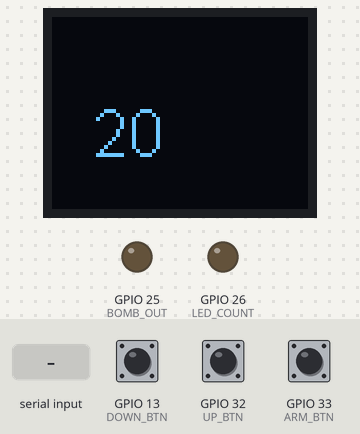
A sketch run on a simulated ESP8266 (NodeMCU). Parts: 64×48 one-colour display, output pins drawn as LEDs (lit = HIGH). Dashed ring = blinking. The test bench sets the inputs (shaded band); at power-on: GPIO 33 (ARM_BTN) HIGH, GPIO 13 (DOWN_BTN) HIGH, GPIO 32 (UP_BTN) HIGH. What the sketch prints to the serial monitor is not drawn.

Above: at 1.2 s.
1.3 s: GPIO 33 (ARM_BTN) pulled LOW for 0.15 s
At 2.3 s:
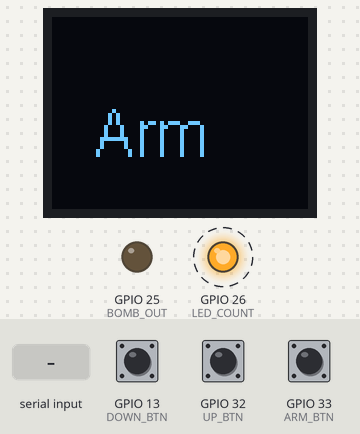
At 3.3 s:
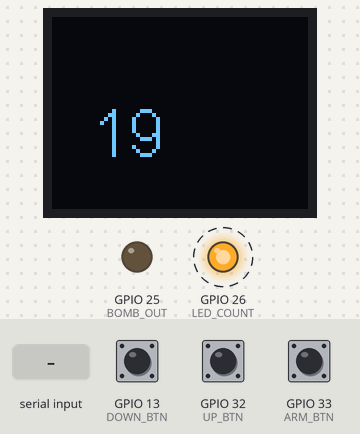
4.4 s: "d" received over Serial
5.9 s: "u" received over Serial
7.4 s: "a" received over Serial
At 22.8 s:
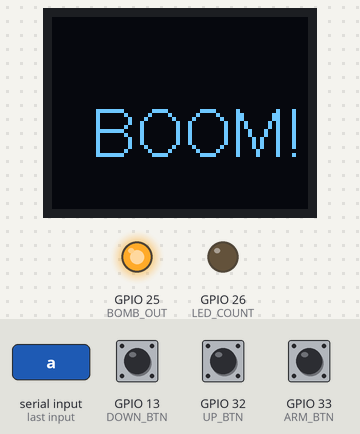
Timing chart, 0 to 24.3 s (numbered marks = the images above; inputs shaded):
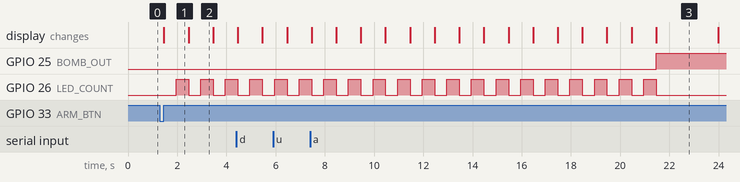

Measured:
- after the input at 1.3 s, GPIO 26 (LED_COUNT): alternates HIGH for 0.51 s and LOW for 0.49 s, starting after 0.66 s; the display: changes after 0.16 s (image 1)
- what the display in image 1 shows lasts 1.0 s, from 1.5 s to 2.5 s

The sketch:

bomb.ino
```cpp
#include "SSD1306Wire.h"

#define BOMB_OUT 25
#define LED_COUNT 26
#define UP_BTN 32
#define DOWN_BTN 13
#define ARM_BTN 33

// Selecciona uno según tu display.
//SSD1306Wire display(0x3c, SDA, SCL, GEOMETRY_128_32);
SSD1306Wire display(0x3c, SDA, SCL, GEOMETRY_64_48);

void serialTask();
void btnsTask();
void bombTask();


static uint8_t lastBtn = 0;

void setup() {

  serialTask();
  btnsTask();
  bombTask();


}


boolean evBtns = false;
uint8_t evBtnsData = 0;

void loop() {

  serialTask();
  btnsTask();
  bombTask();

}

void btnsTask() {
  enum class BtnsStates {INIT, WAITING_PRESS, WAITING_STABLE, WAITING_RELEASE};
  static BtnsStates btnsStates = BtnsStates::INIT;
  static uint32_t referenceTime;
  const uint32_t STABLETIMEOUT = 100;
  ///static uint8_t lastBtn = 0;

  switch (btnsStates) {
    case BtnsStates::INIT: {
        pinMode(UP_BTN, INPUT_PULLUP); //Decimos que son pulsadores
        pinMode(DOWN_BTN, INPUT_PULLUP);
        pinMode(ARM_BTN, INPUT_PULLUP);
        btnsStates = BtnsStates::WAITING_PRESS;
        break;
      }
    case BtnsStates::WAITING_PRESS: {
        if (digitalRead(DOWN_BTN) == LOW) {
          referenceTime = millis();
          lastBtn = DOWN_BTN;
          btnsStates = BtnsStates::WAITING_STABLE;
        }
        else if (digitalRead(UP_BTN) == LOW) {
          referenceTime = millis();
          lastBtn = UP_BTN;
          btnsStates = BtnsStates::WAITING_STABLE;
        }
        else if (digitalRead(ARM_BTN) == LOW) {
          referenceTime = millis();
          lastBtn = ARM_BTN;
          btnsStates = BtnsStates::WAITING_STABLE;
        }
        break;
      }
    case BtnsStates::WAITING_STABLE: {

        if (digitalRead(lastBtn) == HIGH) {
          btnsStates = BtnsStates::WAITING_PRESS;
        }
        else if ( (millis() - referenceTime) >= STABLETIMEOUT) {
          btnsStates = BtnsStates::WAITING_RELEASE;
        }


        break;
      }
    case BtnsStates::WAITING_RELEASE: {
        if (digitalRead(lastBtn) == HIGH) {
          evBtns = true;
          evBtnsData = lastBtn;
          Serial.println(lastBtn);
          btnsStates = BtnsStates::WAITING_PRESS;
        }
        break;
      }
    default:
      break;

  }
}

void bombTask() {

  enum class BombStates {INIT, WAITING_CONFIG, COUNTING, BOOM};
  static BombStates bombStates = BombStates::INIT;
  static uint8_t counter;
  static uint8_t secret[3] = {UP_BTN, UP_BTN, DOWN_BTN};
  static uint8_t pass[3] = {0};
  static uint8_t passCount = 0;
  static const uint32_t TimeLED_COUNT = 500;
  static uint32_t previousTMinus;
  static uint8_t led_countState = LOW;


  uint32_t currentTMinus = millis();

  switch (bombStates) {
    case BombStates::INIT: {
        pinMode(LED_COUNT, OUTPUT);
        pinMode(BOMB_OUT, OUTPUT);
        display.init(); //Para usar la pantalla
        display.setContrast(255);
        display.clear();
        display.setTextAlignment(TEXT_ALIGN_LEFT);
        display.setFont(ArialMT_Plain_16);
        counter = 20;

        display.clear();
        display.drawString(10, 20, String(counter));
        display.display();
        bombStates = BombStates::WAITING_CONFIG;
        break;
      }
    case BombStates::WAITING_CONFIG: {

        if (evBtns == true) {
          evBtns = false;

          if (evBtnsData == DOWN_BTN) {
            if (counter > 10) {
              counter--;
            }
            display.clear();
            display.drawString(10, 20, String(counter));
            display.display();
          }
          else if (evBtnsData == UP_BTN) {
            if (counter < 60) {
              counter++;
            }
            display.clear();
            display.drawString(10, 20, String(counter));
            display.display();
          }
          else if (evBtnsData == ARM_BTN) {
            bombStates = BombStates::COUNTING;
            Serial.println("BombStates::COUNTING");
            Serial.println("Arm");
            display.clear();
            display.drawString(10, 20, String("Arm"));
            display.display();
            passCount = 0;
            previousTMinus = millis();
          }
        }
        break;
      }
    case BombStates::COUNTING: {
        if (evBtns == true) {
          evBtns = false;

          pass[passCount] = evBtnsData;
          passCount++;

          if (passCount == 3) {
            bool disarm = true;
            for (int i = 0; i < 3; i++) {
              if (pass[i] != secret[i]) {
                passCount = 0;
                disarm = false;
                break;
              }
            }
            if (disarm == true) {
              bombStates = BombStates :: WAITING_CONFIG;
              counter = 20;
              display.clear();
              display.drawString(10, 20, String("Disarm"));
              display.display();

            }
          }
        }

        if ( (currentTMinus - previousTMinus) >= TimeLED_COUNT) {
          previousTMinus = currentTMinus;
          if (led_countState == LOW) {
            led_countState = HIGH;
          } else {
            led_countState = LOW;
            counter--;
            display.clear();
            display.drawString(10, 20, String(counter));
            display.display();
          }
          digitalWrite(LED_COUNT, led_countState);
        }


        if (counter == 0) {
          bombStates = BombStates::BOOM;
        }

        break;
      }

    case BombStates::BOOM: {
        digitalWrite(LED_COUNT, LOW);
        digitalWrite(BOMB_OUT, HIGH);
        Serial.println("BOOM");
        display.clear();
        display.drawString(10, 20, "BOOM!");
        display.display();
        delay(2500);
        bombStates = BombStates::INIT;
        break;
      }
    default:
      break;

  }

}

void serialTask() {
  enum class SerialStates {INIT, READING_COMMANDS};
  static SerialStates serialStates = SerialStates::INIT;

  switch (serialStates) {
    case SerialStates::INIT: {
        Serial.begin(115200);
        serialStates = SerialStates::READING_COMMANDS;
        break;
      }
    case SerialStates::READING_COMMANDS: {

        if (Serial.available() > 0) {
          int dataIn = Serial.read();
          if (dataIn == 'd') {
            evBtns = true;
            evBtnsData = DOWN_BTN;
            Serial.println("DOWN_BTN");
          }
          else if (dataIn == 'u') {
            evBtns = true;
            evBtnsData = UP_BTN;
            Serial.println("UP_BTN");
          }
          else if (dataIn == 'a') {
            evBtns = true;
            evBtnsData = ARM_BTN;
            Serial.println("ARM_BTN");
          }
        }

        break;
      }
    default:
      break;

  }
}
```
